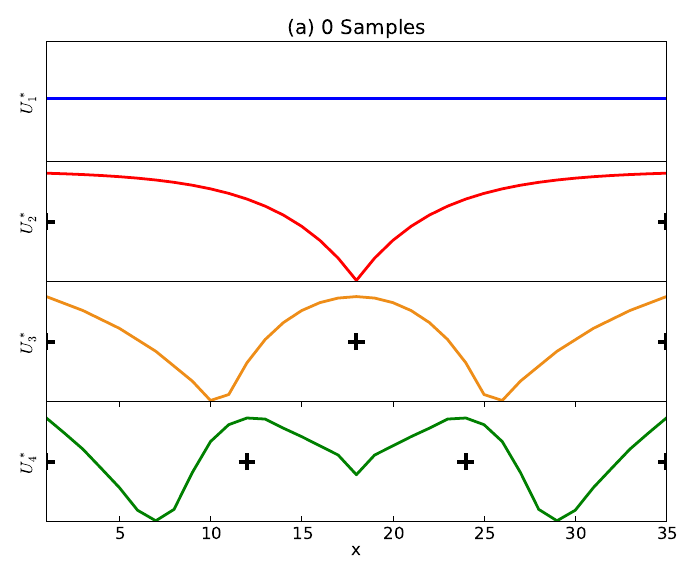

Source code (Python):
#! /usr/bin/env python

import os.path
import numpy as np
import ConfigParser

from itertools import izip

try:
    from matplotlib import *
    from matplotlib.pyplot import *
    from matplotlib.image import NonUniformImage
    import matplotlib.patches as patches
    import matplotlib.path as path
except ImportError:
    print "Error: Couldn't load matplotlib."
    exit(1)
except RuntimeError:
    print "Error: No x11 available."
    exit(1)

# tools
# ------------------------------------------------------------------------------

def argmax(array):
    result = []
    for i in izip(array, xrange(len(array))):
        if i[0] == max(array):
            result.append(i[1])
    return result

# functions for reading config options
# ------------------------------------------------------------------------------

def readVector(config, section, option, converter):
    vector_str = config.get(section, option)
    vector     = map(converter, vector_str.split(' '))
    return vector

# parse config
# ------------------------------------------------------------------------------

def parseConfig(config_file):
    config_parser = ConfigParser.RawConfigParser()
    config_parser.read(config_file)

    return readVector(config_parser, 'Sampling Result', 'utility', float)

# plot entropies
# ------------------------------------------------------------------------------

font = {'family'     : 'serif',
        'weight'     : 'normal',
        'size'       : 12 }

def plotMaxima(ax, utility):
    x = map(lambda x: x+1, argmax(utility))
    if (len(x) < len(utility)):
        y = [ (ax.get_ylim()[0] + ax.get_ylim()[1])/2.0 ] * len(x)
        ax.plot(x,y, "k+", mew=3, ms=12)

def plotEntropies(targets, filename, title):
    fig = figure()
    fig.subplots_adjust(hspace=0.0, wspace=0.4)
    ax1 = fig.add_subplot(4,1,1, title=title)
    ax2 = fig.add_subplot(4,1,2)
    ax3 = fig.add_subplot(4,1,3)
    ax4 = fig.add_subplot(4,1,4)
    x = range(1, 36)
    ax1.plot(x, targets[0]['utility'], label=targets[0]['name'], color=targets[0]['color'], lw=2)
    plotMaxima(ax1, targets[0]['utility'])
    ax2.plot(x, targets[1]['utility'], label=targets[1]['name'], color=targets[1]['color'], lw=2)
    plotMaxima(ax2, targets[1]['utility'])
    ax3.plot(x, targets[2]['utility'], label=targets[2]['name'], color=targets[2]['color'], lw=2)
    plotMaxima(ax3, targets[2]['utility'])
    ax4.plot(x, targets[3]['utility'], label=targets[3]['name'], color=targets[3]['color'], lw=2)
    plotMaxima(ax4, targets[3]['utility'])
    ax4.set_xlabel('x')
    ax1.set_ylabel(targets[0]['name'], font)
    ax2.set_ylabel(targets[1]['name'], font)
    ax3.set_ylabel(targets[2]['name'], font)
    ax4.set_ylabel(targets[3]['name'], font)
    ax1.set_xlim(1, 35)
    ax2.set_xlim(1, 35)
    ax3.set_xlim(1, 35)
    ax4.set_xlim(1, 35)
    ax1.set_xticks([])
    ax2.set_xticks([])
    ax3.set_xticks([])
    ax1.set_yticks([])
    ax2.set_yticks([])
    ax3.set_yticks([])
    ax4.set_yticks([])
    savefig(filename, bbox_inches='tight', pad_inches=0.2)
#    savefig(filename)
#    show()

# main
# ------------------------------------------------------------------------------

targets1 = [
    { 'file': 'example2.result01', 'color': 'blue',    'name': r'$U^*_1$' },
    { 'file': 'example2.result02', 'color': 'red',     'name': r'$U^*_2$' },
    { 'file': 'example2.result03', 'color': '#ee8d18', 'name': r'$U^*_3$' },
    { 'file': 'example2.result04', 'color': 'green',   'name': r'$U^*_4$' }
    ]
targets2 = [
    { 'file': 'example2.result05', 'color': 'blue',    'name': r'$U^*_1$' },
    { 'file': 'example2.result06', 'color': 'red',     'name': r'$U^*_2$' },
    { 'file': 'example2.result07', 'color': '#ee8d18', 'name': r'$U^*_3$' },
    { 'file': 'example2.result08', 'color': 'green',   'name': r'$U^*_4$' }
    ]
targets3 = [
    { 'file': 'example2.result09', 'color': 'blue',    'name': r'$U^*_1$' },
    { 'file': 'example2.result10', 'color': 'red',     'name': r'$U^*_2$' },
    { 'file': 'example2.result11', 'color': '#ee8d18', 'name': r'$U^*_3$' },
    { 'file': 'example2.result12', 'color': 'green',   'name': r'$U^*_4$' }
    ]
targets4 = [
    { 'file': 'example2.result13', 'color': 'blue',    'name': r'$U^*_1$' },
    { 'file': 'example2.result14', 'color': 'red',     'name': r'$U^*_2$' },
    { 'file': 'example2.result15', 'color': '#ee8d18', 'name': r'$U^*_3$' },
    { 'file': 'example2.result16', 'color': 'green',   'name': r'$U^*_4$' }
    ]
targets5 = [
    { 'file': 'example2.result17', 'color': 'blue',    'name': r'$U^*_1$' },
    { 'file': 'example2.result18', 'color': 'red',     'name': r'$U^*_2$' },
    { 'file': 'example2.result19', 'color': '#ee8d18', 'name': r'$U^*_3$' },
    { 'file': 'example2.result20', 'color': 'green',   'name': r'$U^*_4$' }
    ]

def main():
    for target in targets1:
        target['utility'] = parseConfig(target['file'])
    for target in targets2:
        target['utility'] = parseConfig(target['file'])
    for target in targets3:
        target['utility'] = parseConfig(target['file'])
    for target in targets4:
        target['utility'] = parseConfig(target['file'])
    for target in targets5:
        target['utility'] = parseConfig(target['file'])
    plotEntropies(targets1, 'example2-1.pdf', "(a) 0 Samples")
    plotEntropies(targets2, 'example2-2.pdf', "(a) 1 Sample")
    plotEntropies(targets3, 'example2-3.pdf', "(a) 3 Samples")
    plotEntropies(targets4, 'example2-4.pdf', "(b) 6 Samples")
    plotEntropies(targets5, 'example2-5.pdf', "(c) 200 Samples")

if __name__ == "__main__":
    sys.exit(main())
